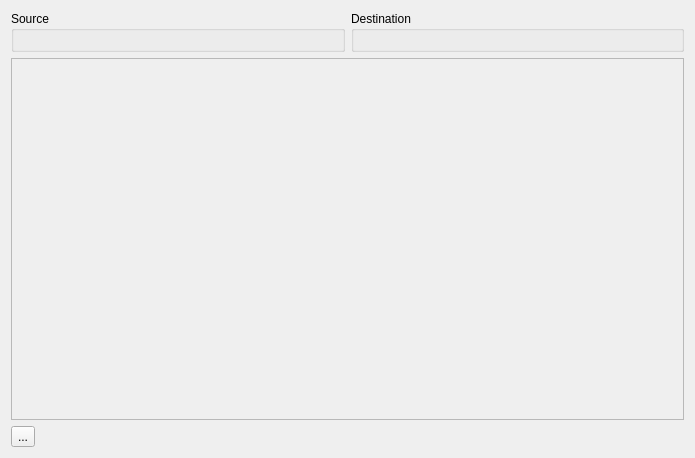
<?xml version="1.0" encoding="UTF-8"?>
<ui version="4.0">
 <class>mdtSqlCopierTableMappingWidget</class>
 <widget class="QWidget" name="mdtSqlCopierTableMappingWidget">
  <property name="geometry">
   <rect>
    <x>0</x>
    <y>0</y>
    <width>695</width>
    <height>458</height>
   </rect>
  </property>
  <property name="windowTitle">
   <string>Table mapping</string>
  </property>
  <layout class="QVBoxLayout" name="verticalLayout">
   <item>
    <layout class="QHBoxLayout" name="horizontalLayout_2">
     <item>
      <widget class="QGroupBox" name="gbSource">
       <property name="title">
        <string>Source</string>
       </property>
       <layout class="QVBoxLayout" name="verticalLayout_2">
        <item>
         <widget class="mdtSqlCopierCodecSettingsWidget" name="wSourceCodecSettings" native="true"/>
        </item>
       </layout>
      </widget>
     </item>
     <item>
      <widget class="QGroupBox" name="gbDestination">
       <property name="title">
        <string>Destination</string>
       </property>
       <layout class="QVBoxLayout" name="verticalLayout_3">
        <item>
         <widget class="mdtSqlCopierCodecSettingsWidget" name="wDestinationCodecSettings" native="true"/>
        </item>
       </layout>
      </widget>
     </item>
    </layout>
   </item>
   <item>
    <widget class="QScrollArea" name="saItems">
     <property name="widgetResizable">
      <bool>true</bool>
     </property>
     <widget class="QWidget" name="scrollAreaWidgetContents">
      <property name="geometry">
       <rect>
        <x>0</x>
        <y>0</y>
        <width>675</width>
        <height>344</height>
       </rect>
      </property>
     </widget>
    </widget>
   </item>
   <item>
    <layout class="QHBoxLayout" name="horizontalLayout">
     <item>
      <widget class="QToolButton" name="tbRemoveFieldMapping">
       <property name="text">
        <string>...</string>
       </property>
       <property name="icon">
        <iconset theme="list-add">
         <normaloff/>
        </iconset>
       </property>
      </widget>
     </item>
     <item>
      <spacer name="horizontalSpacer">
       <property name="orientation">
        <enum>Qt::Horizontal</enum>
       </property>
       <property name="sizeHint" stdset="0">
        <size>
         <width>40</width>
         <height>20</height>
        </size>
       </property>
      </spacer>
     </item>
    </layout>
   </item>
  </layout>
 </widget>
 <customwidgets>
  <customwidget>
   <class>mdtSqlCopierCodecSettingsWidget</class>
   <extends>QWidget</extends>
   <header>mdtSqlCopierCodecSettingsWidget.h</header>
   <container>1</container>
  </customwidget>
 </customwidgets>
 <resources/>
 <connections/>
</ui>
